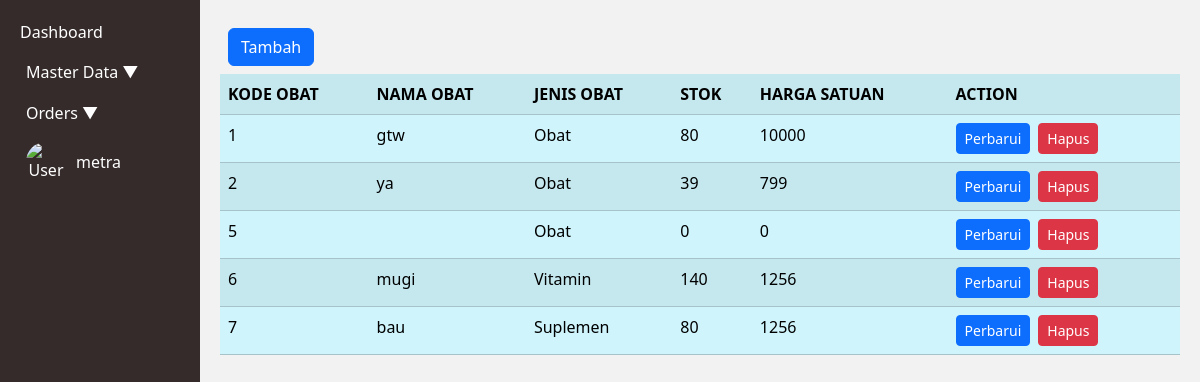
The page /index.php?page=obat (signed in) on the database as committed earlier.
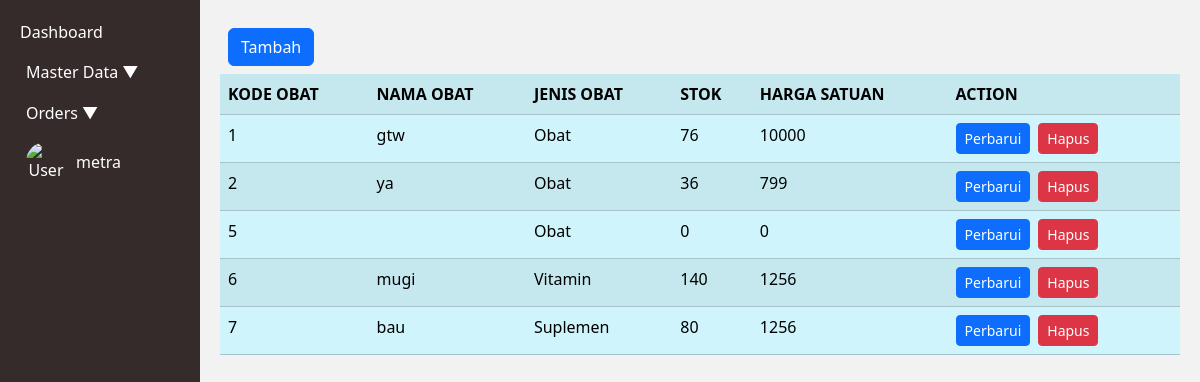
The same page on the database as committed later.
### tables this page shows
CREATE TABLE `tb_obat` (
  `Id_Obat` int(3) NOT NULL AUTO_INCREMENT,
  `Nama_Obat` varchar(15) NOT NULL,
  `Stok_obat` int(5) NOT NULL,
  `Harga_satuan` int(8) NOT NULL,
  `Id_jenis` int(3) NOT NULL,
  PRIMARY KEY (`Id_Obat`),
  KEY `Id_jenis` (`Id_jenis`),
  CONSTRAINT `tb_obat_ibfk_1` FOREIGN KEY (`Id_jenis`) REFERENCES `tb_jenis_obat` (`Id_jenis`)
);

CREATE TABLE `tb_jenis_obat` (
  `Id_jenis` int(3) NOT NULL AUTO_INCREMENT,
  `nama_jenis` varchar(15) NOT NULL,
  `bentuk_obat` enum('Tablet','Sirup','kapsul','bubuk','makanan') NOT NULL,
  PRIMARY KEY (`Id_jenis`)
);

### obat.php (the view, shortened to what this page needs)
<div class="d-grid gap-2 p-2 d-md-flex justify-content-md">
    <a class="btn btn-primary me-md-2" href="index.php?page=obat.form&action=add" role="button">Tambah</a>
</div>
<?php
$mysqli = new mysqli("localhost", "root", "", "apotek");
$result = $mysqli->query("SELECT tb_obat.Id_Obat, tb_obat.Nama_Obat, tb_jenis_obat.Nama_jenis AS Jenis_obat, tb_obat.Stok_obat, tb_obat.Harga_satuan
    FROM tb_obat
    JOIN tb_jenis_obat ON tb_obat.Id_jenis = tb_jenis_obat.Id_jenis");
?>
<table class="table table-info table-striped">
    <tr>
        <th>KODE OBAT</th>
        <th>NAMA OBAT</th>
        <th>JENIS OBAT</th>
        <th>STOK</th>
        <th>HARGA SATUAN</th>
        <th>ACTION</th>
    </tr>
    <?php
    foreach ($result as $row) {
        echo "<tr>";
        echo "<td>";
        echo $row['Id_Obat'];
        echo "</td>";
        echo "<td>";
        echo $row['Nama_Obat'];
        echo "</td>";
        echo "<td>";
        echo $row['Jenis_obat'];
        echo "</td>";
        echo "<td>";
        echo $row['Stok_obat'];
        echo "</td>";
        echo "<td>";
        echo $row['Harga_satuan'];
        echo "</td>";
        echo "<td>";
        echo "<a class='btn btn-primary me-md-2 btn-sm' href='index.php?page=obat.form&Id_Obat=" . $row['Id_Obat'] . "&action=edit'>Perbarui</a>";
        echo "<form action='obat.action.php' method='POST' style ='display:inline;'>";
        echo "<button type='submit' class='btn btn-danger me-md-2 btn-sm' onclick='return confirm(\"Ingin menghapus data ini?\");'>Hapus</button>";
        echo "</form>";
        echo "</td>";
        echo "</tr>";
    }
    ?>
</table>

Rows that differ between the two databases and show on the page:
changed tb_obat "gtw": Stok_obat "80" → "76"
changed tb_obat "ya": Stok_obat "39" → "36"
